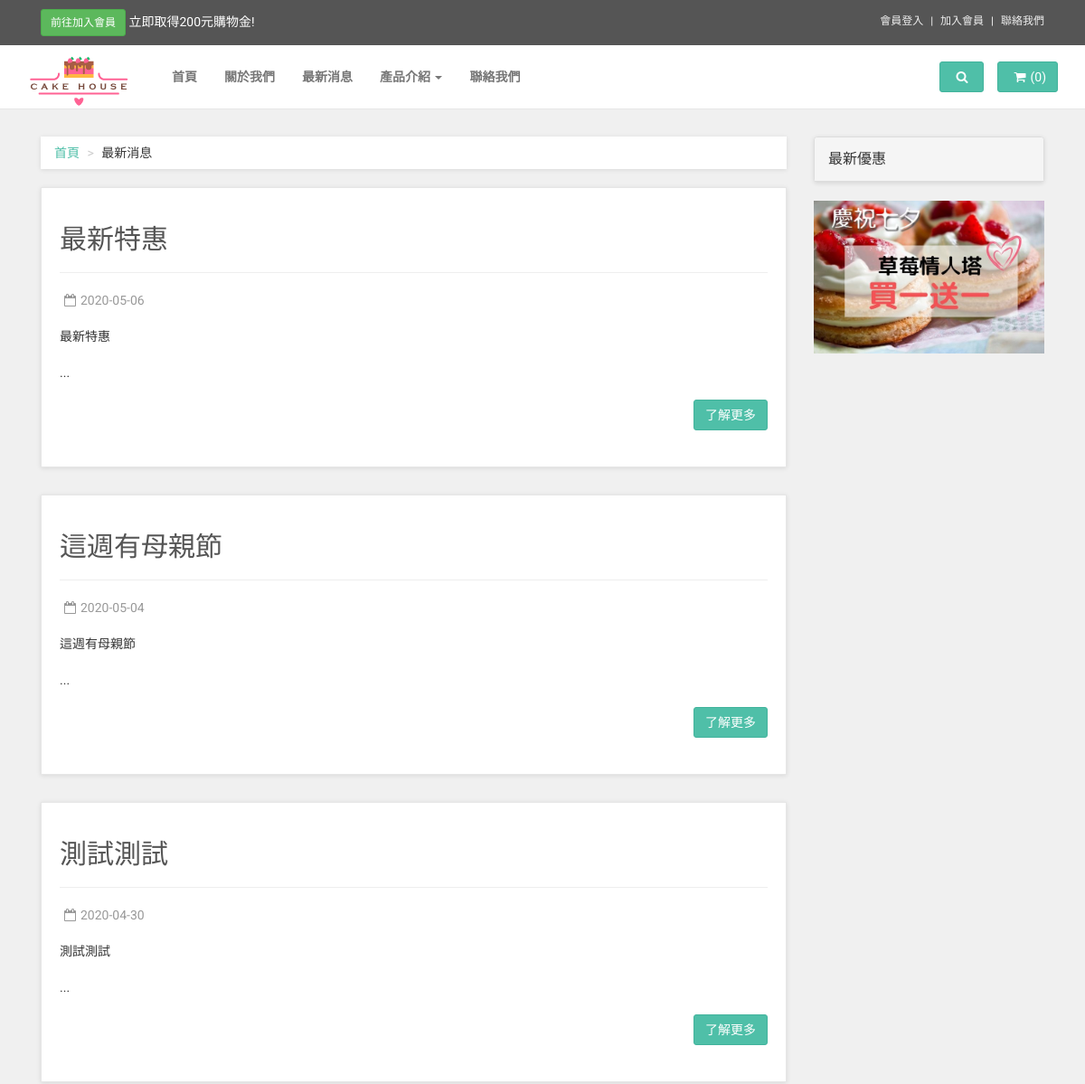
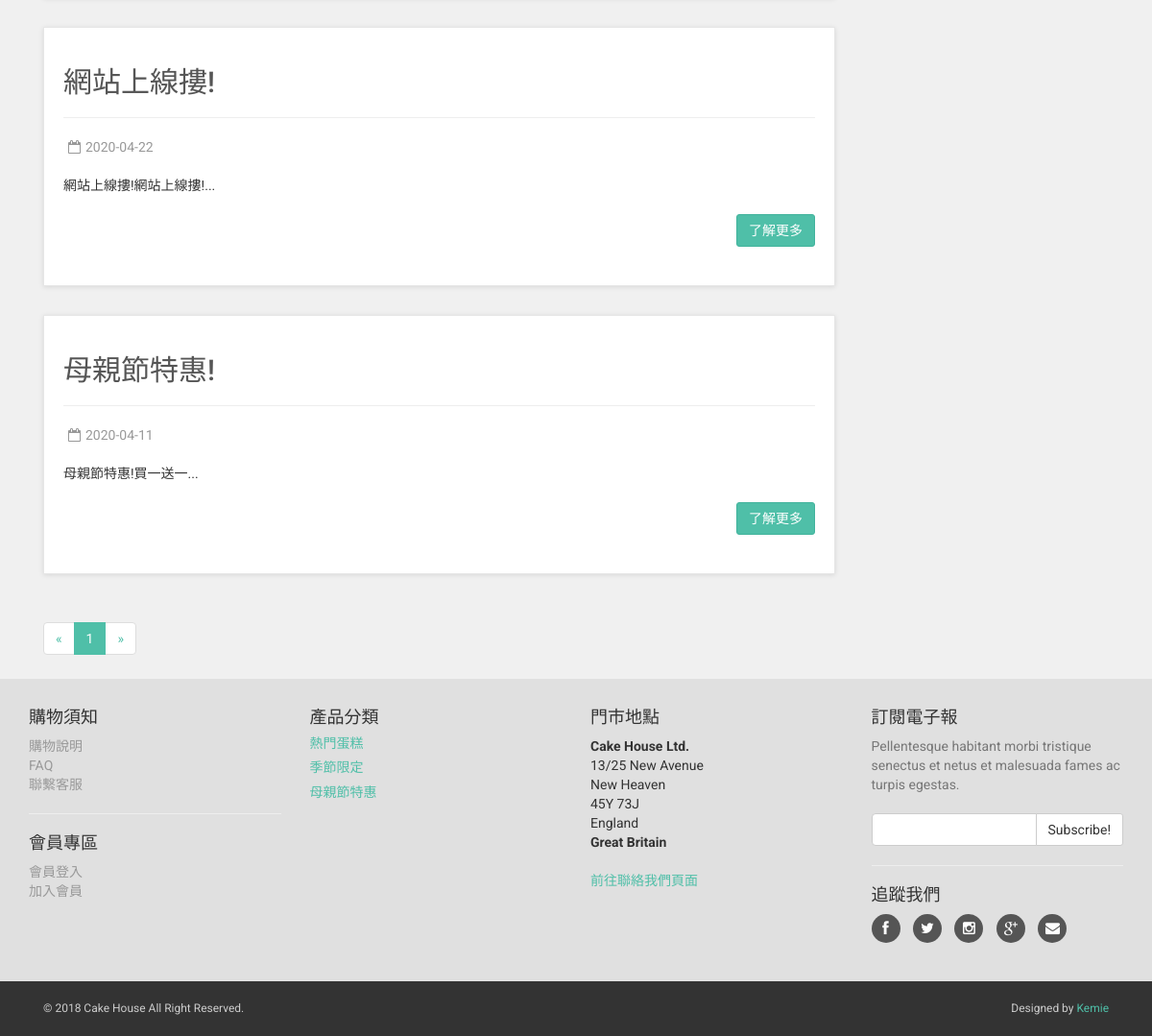
Screenshot of /web/news_list.php with the database file from the repository (2 pictures, top to bottom).
### tables this page shows
CREATE TABLE `news` (
  `newsID` int(11) NOT NULL,
  `news_categoryID` int(11) NOT NULL,
  `published_date` varchar(255) NOT NULL,
  `picture` varchar(255) NOT NULL,
  `title` varchar(255) NOT NULL,
  `description` text NOT NULL,
  `created_at` varchar(255) DEFAULT NULL,
  `updated_at` varchar(255) DEFAULT NULL
);

CREATE TABLE `product_categories` (
  `product_categoryID` int(11) NOT NULL,
  `category` varchar(255) NOT NULL,
  `created_at` varchar(255) DEFAULT NULL,
  `updated_at` varchar(255) DEFAULT NULL
);

### web/news_list.php (the view, shortened to what this page needs)
<?php
require_once('../connection/connection.php'); ?>
<?php
$limit = 10;
if(isset($_GET['page'])){
  $page = $_GET['page'];
}else{
  $page =1;
}
$start_from = ($page-1) * $limit;
$query = $db->query("SELECT * FROM news ORDER BY published_date DESC LIMIT ".$start_from.",".$limit);
$all_news = $query->fetchAll(PDO::FETCH_ASSOC);
?>
<!DOCTYPE html>
<html lang="en">
<head>
    <?php require_once('template/head_files.php'); ?>
</head>
<body>
<?php require_once('template/navbar.php'); ?>
    <div id="all">
        <div id="content">
            <div class="container">
                <div class="col-sm-9" id="blog-listing">
                    <ul class="breadcrumb">
                        <li><a href="#">首頁</a>
                        </li>
                        <li>最新消息</li>
                    </ul>
                    <?php foreach($all_news as $news){ ?>
                    <div class="post">
                        <h2><a href="news.php?gnewsID=<?php echo $news['newsID'];?>"><?php echo $news['title']; ?></a></h2>
                        <hr>
                        <p class="date-comments">
                            <a href="news.php?gnewsID=<?php echo $news['newsID'];?>"><i class="fa fa-calendar-o"></i><?php echo $news['published_date']; ?></a>
                        </p>
                        <p class="intro"><?php echo substr ($news['description'],0,200)."..."; ?></p>
                        <p class="read-more"><a href="news.php?gnewsID=<?php echo $news['newsID'];?>" class="btn btn-primary">了解更多</a>
                        </p>
                    </div>
                    <?php } ?>
                    <?php
                        $query2 = $db->query("SELECT * FROM news");
                        $data = $query2->fetchAll(PDO::FETCH_ASSOC);
                        $total_pages = ceil(count($data)/ $limit);
                    ?>
                    <ul class="pagination">
                        <li class="page-item">
                        <?php if($page == 1){ ?>
                            <a class="page-link" href="#" disabled>
                        <?php }else{ ?>
                        <a class="page-link" href="news_list.php?page=<?php echo $page-1; ?>">
                        <?php } ?>
                            <span>«</span>
                        </a>
                        </li>
                        <?php for ($i = 1; $i <= $total_pages; $i++){?>
                        <?php if($page == $i){ ?>
                        <li class="page-item active">
                        <?php }else{ ?>
                        <li class="page-item">
                        <?php } ?>
                        <a class="page-link" href="news_list.php?page=<?php echo $i; ?>"><?php echo $i; ?></a>
                        </li>
                        <?php } ?>
                        <li class="page-item">
                        <?php if($page == $total_pages){ ?>
                            <a class="page-link" href="" disabled>
                        <?php }else{ ?>
                            <a class="page-link" href="news_list.php?page=<?php echo $page+1; ?>">
                        <?php } ?>
                            <span>»</span>
                        </a>
                        </li>
                    </ul>
                </div>
                <div class="col-md-3">
                    <div class="panel panel-default sidebar-menu">
                        <div class="panel-heading">
                            <h3 class="panel-title">最新優惠</h3>
                        </div>
                    </div>
                    <div class="banner">
                        <a href="#">
                            <img src="../img/ad-banner.jpg" alt="sales 2014" class="img-responsive">
                        </a>
                    </div>
                </div>
            </div>
        </div>
        <?php require_once('template/footer.php'); ?>
</body>
</html>

### web/template/footer.php (shortened to what this page needs)
<?php
$query = $db->query("SELECT * FROM product_categories ORDER BY product_categoryID ASC");
$product_categories = $query->fetchAll(PDO::FETCH_ASSOC);
?>
 <div id="footer" data-animate="fadeInUp">
            <div class="container">
                <div class="row">
                    <div class="col-md-3 col-sm-6">
                        <h4>購物須知</h4>
                        <ul>
                            <li><a href="shopping_rule.php">購物說明</a>
                            </li>
                            <li><a href="faq.php">FAQ</a>
                            </li>
                            <li><a href="contact.php">聯繫客服</a>
                            </li>
                        </ul>
                        <hr>
                        <h4>會員專區</h4>
                        <ul>
                            <li><a href="#" data-toggle="modal" data-target="#login-modal">會員登入</a>
                            </li>
                            <li><a href="register.php">加入會員</a>
                            </li>
                        </ul>
                    </div>
                    <div class="col-md-3 col-sm-6">
                        <h4>產品分類</h4>
                        <?php foreach($product_categories as $category){ ?>
                            <a href="product_list.php?categoryID=<?php echo $category['product_categoryID'];?>">
                            <h5><?php echo $category['category'];?></h5></a>
                                       <?php  } ?>
                    </div>
                    <div class="col-md-3 col-sm-6">
                        <h4>門市地點</h4>
                        <p><strong>Cake House Ltd.</strong>
                            <br>13/25 New Avenue
                            <br>New Heaven
                            <br>45Y 73J
                            <br>England
                            <br>
                            <strong>Great Britain</strong>
                        </p>
                        <a href="contact.php">前往聯絡我們頁面</a>
                    </div>
                    <div class="col-md-3 col-sm-6">
                        <h4>訂閱電子報</h4>
                        <p class="text-muted">Pellentesque habitant morbi tristique senectus et netus et malesuada fames ac turpis egestas.</p>
                        <form>
                            <div class="input-group">
                                <input type="text" class="form-control">
                                <span class="input-group-btn">
			    <button class="btn btn-default" type="button">Subscribe!</button>
			</span>
                            </div>
                        </form>
                        <hr>
                        <h4>追蹤我們</h4>
                        <p class="social">
                            <a href="#" class="facebook external" data-animate-hover="shake"><i class="fa fa-facebook"></i></a>
                            <a href="#" class="twitter external" data-animate-hover="shake"><i class="fa fa-twitter"></i></a>
                            <a href="#" class="instagram external" data-animate-hover="shake"><i class="fa fa-instagram"></i></a>
                            <a href="#" class="gplus external" data-animate-hover="shake"><i class="fa fa-google-plus"></i></a>
                            <a href="#" class="email external" data-animate-hover="shake"><i class="fa fa-envelope"></i></a>
                        </p>
                    </div>
                </div>
            </div>
        </div>
        <div id="copyright">
            <div class="container">
                <div class="col-md-6">
                    <p class="pull-left">© 2018 Cake House All Right Reserved.</p>
                </div>
                <div class="col-md-6">
                    <p class="pull-right">Designed by <a href="https://bootstrapious.com/e-commerce-templates">Kemie
                    </p>
                </div>
            </div>
        </div>
    </div>

### css/style.default.css (style rules this page uses)
a, button { -webkit-transition: all 0.2s ease-out; -moz-transition: all 0.2s ease-out; transition: all 0.2s ease-out; }
a i.fa, button i.fa { margin: 0 5px; }
.breadcrumb { -webkit-box-shadow: 0 1px 5px rgba(0, 0, 0, 0.1); box-shadow: 0 1px 5px rgba(0, 0, 0, 0.1); }
#content .panel.sidebar-menu { -webkit-box-sizing: border-box; -moz-box-sizing: border-box; box-sizing: border-box; -webkit-box-shadow: 0 1px 5px rgba(0, 0, 0, 0.1); box-shadow: 0 1px 5px rgba(0, 0, 0, 0.1); }
#content .panel.sidebar-menu h3 { padding: 5px 0; margin: 0; }
#content .banner { margin-bottom: 30px; }
#content #blog-listing .post, #content #blog-homepage .post { margin-bottom: 60px; background: #fff; margin: 0 0 30px; border: solid 1px #e6e6e6; -webkit-box-sizing: border-box; -moz-box-sizing: border-box; box-sizing: border-box; padding: 20px; -webkit-box-shadow: 0 1px 5px rgba(0, 0, 0, 0.1); box-shadow: 0 1px 5px rgba(0, 0, 0, 0.1); }
#content #blog-listing .post h2 a, #content #blog-homepage .post h2 a, #content #blog-listing .post h4 a, #content #blog-homepage .post h4 a { color: #555555; }
#content #blog-listing .post .date-comments a, #content #blog-homepage .post .date-comments a { color: #999999; margin-right: 20px; }
#content #blog-listing .post .intro, #content #blog-homepage .post .intro { text-align: left; }
#content #blog-listing .post .read-more, #content #blog-homepage .post .read-more { text-align: right; }
#footer { background: #e0e0e0; padding: 20px 0; }
#footer ul { padding-left: 0; list-style: none; }
#footer ul a { color: #999999; }
#footer .social { text-align: left; }
#footer .social a { margin: 0 10px 0 0; color: #fff; display: inline-block; width: 30px; height: 30px; border-radius: 15px; line-height: 26px; font-size: 15px; text-align: center; -webkit-transition: all 0.2s ease-out; -moz-transition: all 0.2s ease-out; transition: all 0.2s ease-out; vertical-align: bottom; background-color: #555555; }
#footer .social a i { vertical-align: bottom; line-height: 30px; }
#copyright { background: #333; color: #ccc; padding: 20px 0; font-size: 12px; }
#copyright p { margin: 0; }
body { font-family: "Roboto", Helvetica, Arial, sans-serif; font-size: 14px; line-height: 1.42857143; color: #333333; background-color: #f0f0f0; }
a { color: #4fbfa8; text-decoration: none; }
hr { margin-top: 20px; margin-bottom: 20px; border: 0; border-top: 1px solid #eeeeee; }
.breadcrumb { padding: 8px 15px; margin-bottom: 20px; background-color: #ffffff; border-radius: 0; }
.breadcrumb > li + li:before { content: ">\00a0"; color: #cccccc; }
.btn { font-weight: normal; font-family: "Roboto", Helvetica, Arial, sans-serif; padding: 6px 12px; font-size: 14px; line-height: 1.42857143; border-radius: 3px; }
.btn-primary { color: #ffffff; background-color: #4fbfa8; border-color: #41b39c; }
.form-control { -webkit-box-shadow: none; box-shadow: none; }
.pagination { margin: 20px 0; font-family: "Roboto", Helvetica, Arial, sans-serif; border-radius: 0; }
.pagination > li > a, .pagination > li > span { padding: 6px 12px; line-height: 1.42857143; text-decoration: none; color: #4fbfa8; background-color: #ffffff; border: 1px solid #dddddd; }
.pagination > .active > a, .pagination > .active > span, .pagination > .active > a:hover, .pagination > .active > span:hover, .pagination > .active > a:focus, .pagination > .active > span:focus { z-index: 2; color: #ffffff; background-color: #4fbfa8; border-color: #4fbfa8; }
h1, h2, h3, h4, h5, h6, .h1, .h2, .h3, .h4, .h5, .h6 { font-family: inherit; font-weight: 500; line-height: 1.1; color: inherit; }
h1, .h1, h2, .h2, h3, .h3 { margin-top: 20px; margin-bottom: 20px; }
p, ul, ol { margin: 0 0 20px; }

### rows the page displays
news: title "最新特惠", published_date "2020-05-06", description "最新特惠"
news: title "這週有母親節", published_date "2020-05-04", description "這週有母親節"
news: title "測試測試", published_date "2020-04-30", description "測試測試"
news: title "網站上線摟!", published_date "2020-04-22", description "網站上線摟!網站上線摟!"
news: title "母親節特惠!", published_date "2020-04-11", description "母親節特惠!買一送一"
product_categories: category "熱門蛋糕"
product_categories: category "季節限定"
product_categories: category "母親節特惠"
